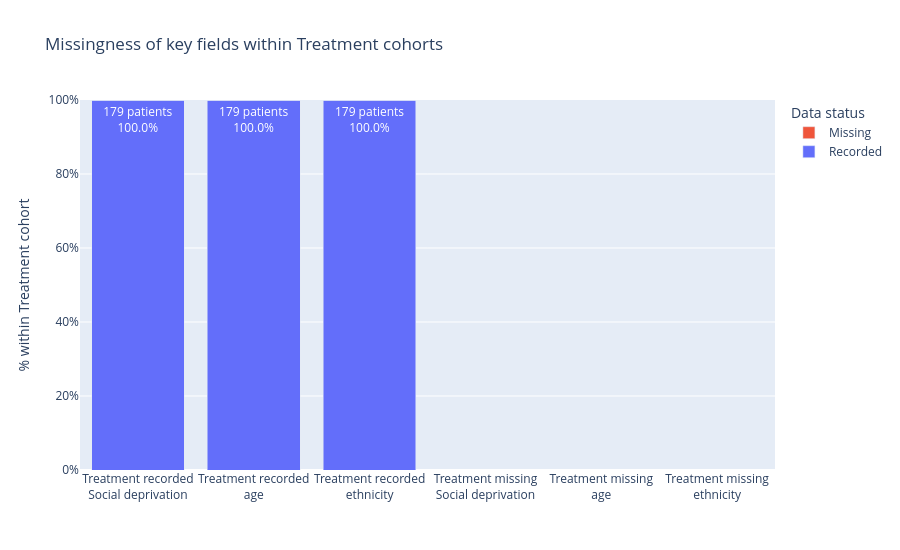

The notebook cell this image was saved under:
### Code cell
import pandas as pd
import numpy as np
import plotly.graph_objects as go
import plotly.express as px
from plotly.subplots import make_subplots


df_vis = final_df.copy()
df_vis.columns = df_vis.columns.str.strip()

cols_to_check = [
    "Patient",
    "MDI/Pump/HCL",
    "Social deprivation",
    "age",
    "ethnicity"]

for col in cols_to_check:
    df_vis[col] = (
        df_vis[col]
        .replace(r"^\s*$", pd.NA, regex=True)
        .replace(["nan", "NaN", "None", "NULL", "null"], pd.NA))

# Removing rows without a Patient ID
df_vis = df_vis.dropna(subset=["Patient"])


patient_level = (
    df_vis.groupby("Patient", dropna=False)
      .agg(
          has_mdi=("MDI/Pump/HCL", lambda x: x.notna().any()),
          has_social=("Social deprivation", lambda x: x.notna().any()),
          has_age=("age", lambda x: x.notna().any()),
          has_ethnicity=("ethnicity", lambda x: x.notna().any()),
          first_entry_date=("first_entry_date", "min"),
          last_entry_date=("last_entry_date", "max"),
      )
      .reset_index())

total_patients = len(patient_level)

patient_level["MDI/Pump/HCL status"] = np.where(
    patient_level["has_mdi"],
    "MDI/Pump/HCL recorded",
    "MDI/Pump/HCL missing")

patient_level["Social deprivation status"] = np.where(
    patient_level["has_social"],
    "Social deprivation recorded",
    "Social deprivation missing")

patient_level["age status"] = np.where(
    patient_level["has_age"],
    "age recorded",
    "age missing")

patient_level["ethnicity status"] = np.where(
    patient_level["has_ethnicity"],
    "ethnicity recorded",
    "ethnicity missing")


mdi_overview = (
    patient_level["MDI/Pump/HCL status"]
    .value_counts()
    .reindex(["MDI/Pump/HCL recorded", "MDI/Pump/HCL missing"])
    .fillna(0)
    .astype(int)
    .reset_index())

mdi_overview.columns = ["MDI/Pump/HCL status", "patients"]
mdi_overview["% of total patients"] = mdi_overview["patients"] / total_patients * 100

total_row = pd.DataFrame({
    "MDI/Pump/HCL status": ["Total patients"],
    "patients": [total_patients],
    "% of total patients": [100.0]
})

mdi_overview = pd.concat([total_row, mdi_overview], ignore_index=True)

#missing data within each MDI group
fields = {
    "Social deprivation": "has_social",
    "age": "has_age",
    "ethnicity": "has_ethnicity"
}

summary_rows = []

for mdi_status in ["MDI/Pump/HCL recorded", "MDI/Pump/HCL missing"]:
    cohort = patient_level[patient_level["MDI/Pump/HCL status"] == mdi_status]
    cohort_n = len(cohort)
    
    for field_name, bool_col in fields.items():
        recorded_n = int(cohort[bool_col].sum())
        missing_n = cohort_n - recorded_n
        
        summary_rows.append({
            "MDI/Pump/HCL cohort": mdi_status,
            "field": field_name,
            "cohort patients": cohort_n,
            "cohort % of total patients": cohort_n / total_patients * 100 if total_patients else np.nan,
            "recorded patients": recorded_n,
            "recorded % within cohort": recorded_n / cohort_n * 100 if cohort_n else np.nan,
            "missing patients": missing_n,
            "missing % within cohort": missing_n / cohort_n * 100 if cohort_n else np.nan,
        })

cohort_missingness_summary = pd.DataFrame(summary_rows)


# 7. Missingness of key fields chart only

bar_data = cohort_missingness_summary.copy()

bar_data["label"] = (
    bar_data["MDI/Pump/HCL cohort"]
    .str.replace("MDI/Pump/HCL", "Treatment", regex=False)
    + "<br>" +
    bar_data["field"]
)

fig = go.Figure()

fig.add_trace(
    go.Bar(
        x=bar_data["label"],
        y=bar_data["recorded % within cohort"],
        name="Recorded",
        text=bar_data["recorded patients"],
        texttemplate="%{text:,} patients<br>%{y:.1f}%",
        hovertemplate="%{x}<br>Recorded: %{text:,} patients<br>%{y:.1f}%<extra></extra>"
    )
)

fig.add_trace(
    go.Bar(
        x=bar_data["label"],
        y=bar_data["missing % within cohort"],
        name="Missing",
        text=bar_data["missing patients"],
        texttemplate="%{text:,} patients<br>%{y:.1f}%",
        hovertemplate="%{x}<br>Missing: %{text:,} patients<br>%{y:.1f}%<extra></extra>"
    )
)

fig.update_layout(
    title="Missingness of key fields within Treatment cohorts",
    barmode="stack",
    height=550,
    legend_title_text="Data status",
    xaxis_title="",
    yaxis_title="% within Treatment cohort",
)

fig.update_yaxes(range=[0, 100], ticksuffix="%")

fig.show()

### Figure 1 — Plotly figure (JSON) as saved in the notebook; plotly's stock layout.template omitted (floating-point values rounded to 4 significant figures)
{"data": [{"hovertemplate": "%{x}<br>Recorded: %{text:,} patients<br>%{y:.1f}%<extra></extra>", "name": "Recorded", "text": [179, 179, 179, 0, 0, 0], "texttemplate": "%{text:,} patients<br>%{y:.1f}%", "type": "bar", "x": ["Treatment recorded<br>Social deprivation", "Treatment recorded<br>age", "Treatment recorded<br>ethnicity", "Treatment missing<br>Social deprivation", "Treatment missing<br>age", "Treatment missing<br>ethnicity"], "y": [100, 100, 100, null, null, null]}, {"hovertemplate": "%{x}<br>Missing: %{text:,} patients<br>%{y:.1f}%<extra></extra>", "name": "Missing", "text": [0, 0, 0, 0, 0, 0], "texttemplate": "%{text:,} patients<br>%{y:.1f}%", "type": "bar", "x": ["Treatment recorded<br>Social deprivation", "Treatment recorded<br>age", "Treatment recorded<br>ethnicity", "Treatment missing<br>Social deprivation", "Treatment missing<br>age", "Treatment missing<br>ethnicity"], "y": [0, 0, 0, null, null, null]}], "layout": {"barmode": "stack", "height": 550, "legend": {"title": {"text": "Data status"}}, "title": {"text": "Missingness of key fields within Treatment cohorts"}, "xaxis": {"title": {"text": ""}}, "yaxis": {"range": [0, 100], "ticksuffix": "%", "title": {"text": "% within Treatment cohort"}}}}
